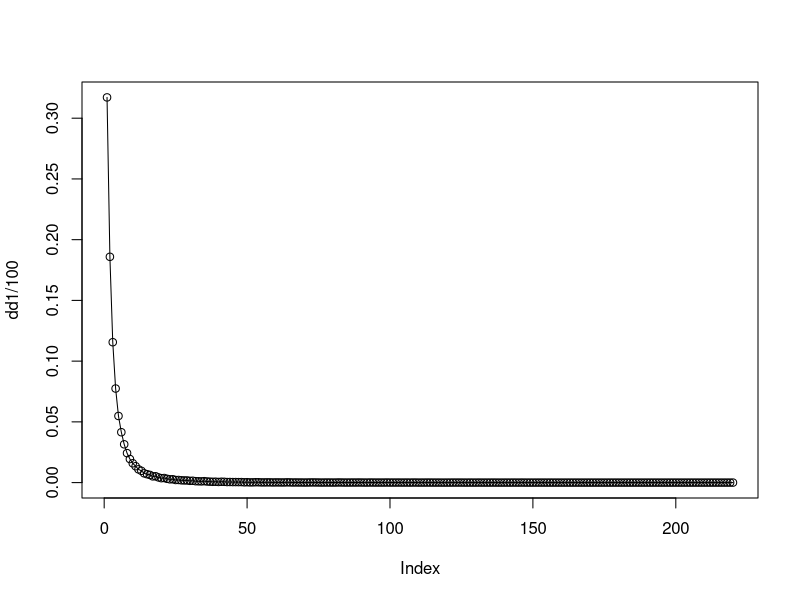
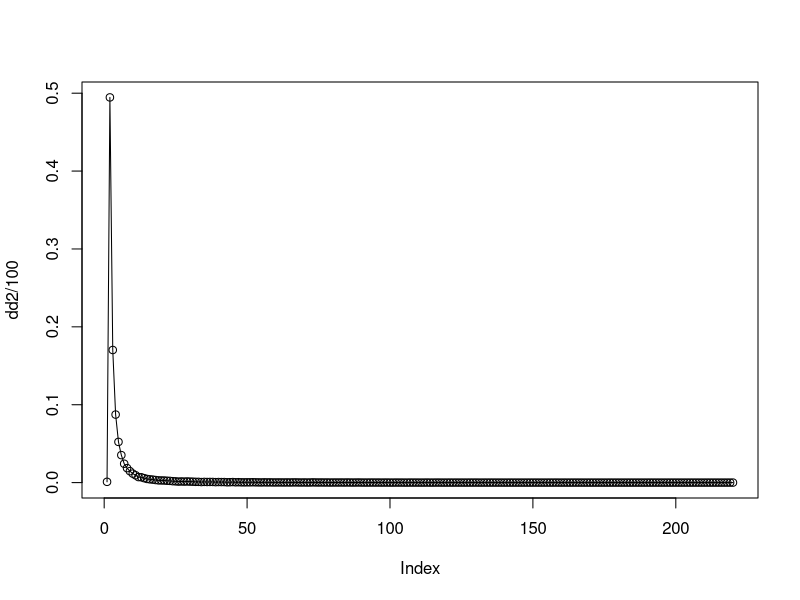
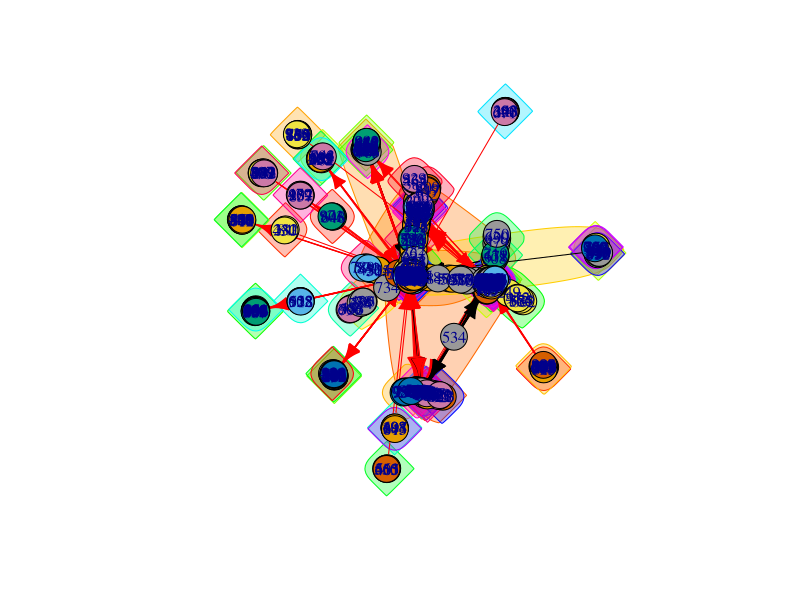

Write the R code that produced these figures, in order.
library("igraph")
# g <- sample_forestfire(1000, fw.prob=0.37, bw.factor=0.32/0.37, directed=TRUE)
# dd1 <- degree_distribution(g, mode="in")
# dd2 <- degree_distribution(g, mode="out")
# png(filename="degree_in.png")
# plot(dd1, type="o")
# dev.off()
# png(filename="degree_out.png")
# plot(dd2, type="o")
# dev.off()

dd1<-rep(0,220)
dd2<-rep(0,220)
diam <- 0
for(i in 1:100){
  g <- sample_forestfire(1000, fw.prob=0.37, bw.factor=0.32/0.37, directed=TRUE)
  temp1<- degree.distribution(g, mode="in")
  temp2<- degree.distribution(g, mode="out")
  dd1 <-dd1+c(temp1,rep(0,220-length(temp1)))
  dd2 <-dd2+c(temp2,rep(0,220-length(temp2)))
  diam <- diam + diameter(g)
}
png(filename="degree_in.png")
plot(dd1/100, type="o")
dev.off()

png(filename="degree_out.png")
plot(dd2/100, type="o")
dev.off()

png(filename="in&out.png")
if (interactive()) {
  plot(seq(along=dd1)-1, dd1/100, log="xy", xlab="degree",ylab="frequency")
  points(seq(along=dd2)-1, dd2/100, col=2, pch=2)
}
dev.off()
print(diam/100)

png(filename="community.png")
fg <- walktrap.community(g)
plot(fg,g)
dev.off()
print(modularity(g,membership(fg)))